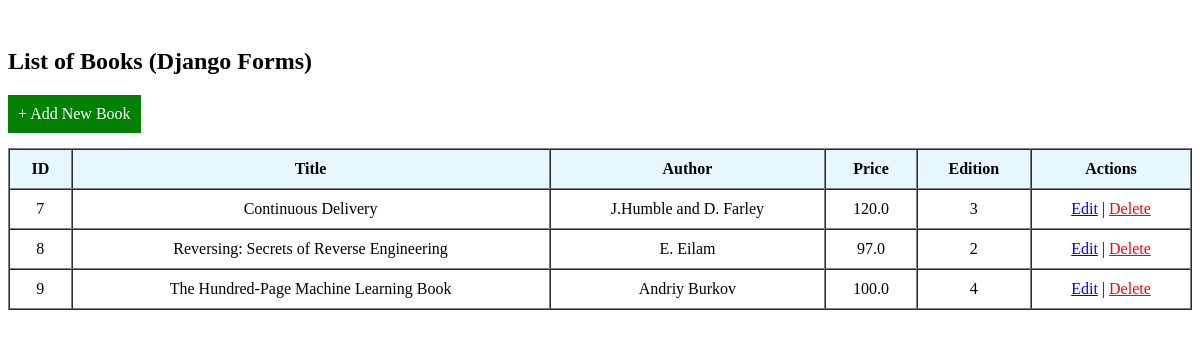
Page /books/lab9_part2/listbooks on the earlier database version.
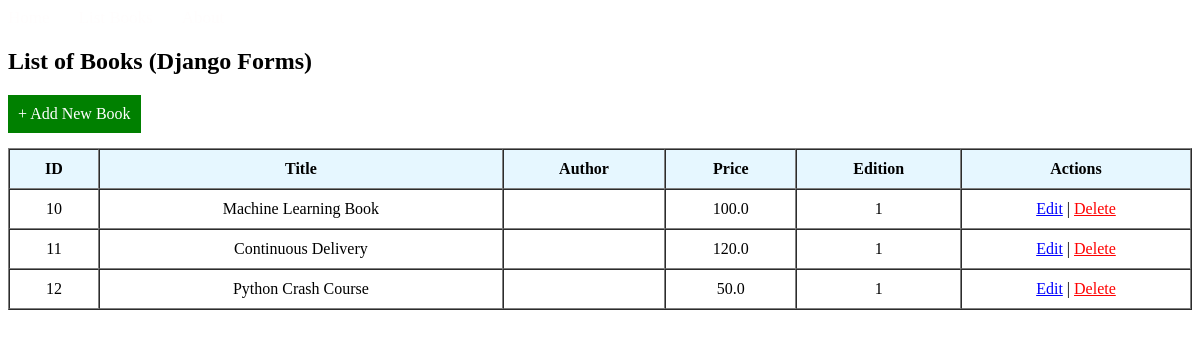
Same page on the later database version.
### apps/bookmodule/models.py (models this page shows)
class Book(models.Model):
    title = models.CharField(max_length = 50)
    author = models.CharField(max_length = 50)
    price = models.FloatField(default = 0.0)
    edition = models.SmallIntegerField(default = 1)
    quantity = models.IntegerField(default=1)
    pubdate = models.DateTimeField(null=True)
    rating = models.SmallIntegerField(default=1)
    publisher = models.ForeignKey(Publisher, null=True, on_delete=models.SET_NULL)
    authors = models.ManyToManyField(Author)

### apps/bookmodule/views.py (the view)
# urls.py: path('lab9_part2/listbooks', views.listbooks2, name='listbooks2'),
def listbooks2(request):
    books = Book.objects.all()
    return render(request, 'bookmodule/listbooks2.html', {'books': books})

### apps/templates/bookmodule/listbooks2.html (shortened to what this page needs)
{% extends "layouts/base.html" %}
{% block content %}
<h2>List of Books (Django Forms)</h2>
<a href="{% url 'addbook2' %}" style="display:inline-block; padding:10px; background-color:green; color:white; text-decoration:none; margin-bottom:15px;">+ Add New Book</a>
<table border="1" cellpadding="10" cellspacing="0" style="width: 100%; text-align: center;">
    <tr style="background-color: #e6f7ff;">
        <th>ID</th>
        <th>Title</th>
        <th>Author</th>
        <th>Price</th>
        <th>Edition</th>
        <th>Actions</th>
    </tr>
    {% for book in books %}
    <tr>
        <td>{{ book.id }}</td>
        <td>{{ book.title }}</td>
        <td>{{ book.author }}</td>
        <td>{{ book.price }}</td>
        <td>{{ book.edition }}</td>
        <td>
            <a href="{% url 'editbook2' book.id %}" style="color: blue;">Edit</a> |
            <a href="{% url 'deletebook2' book.id %}" style="color: red;" onclick="return confirm('Delete this book?');">Delete</a>
        </td>
    </tr>
    {% endfor %}
</table>
{% endblock %}

Differences in the rows shown:
removed Book: id "7", title "Continuous Delivery", author "J.Humble and D. Farley", price "120.0", edition "3"
removed Book: id "8", title "Reversing: Secrets of Reverse Engineering", author "E. Eilam", price "97.0", edition "2"
removed Book: id "9", title "The Hundred-Page Machine Learning Book", author "Andriy Burkov", price "100.0", edition "4"
added Book: id "10", title "Machine Learning Book", price "100.0", edition "1"
added Book: id "11", title "Continuous Delivery", price "120.0", edition "1"
added Book: id "12", title "Python Crash Course", price "50.0", edition "1"
